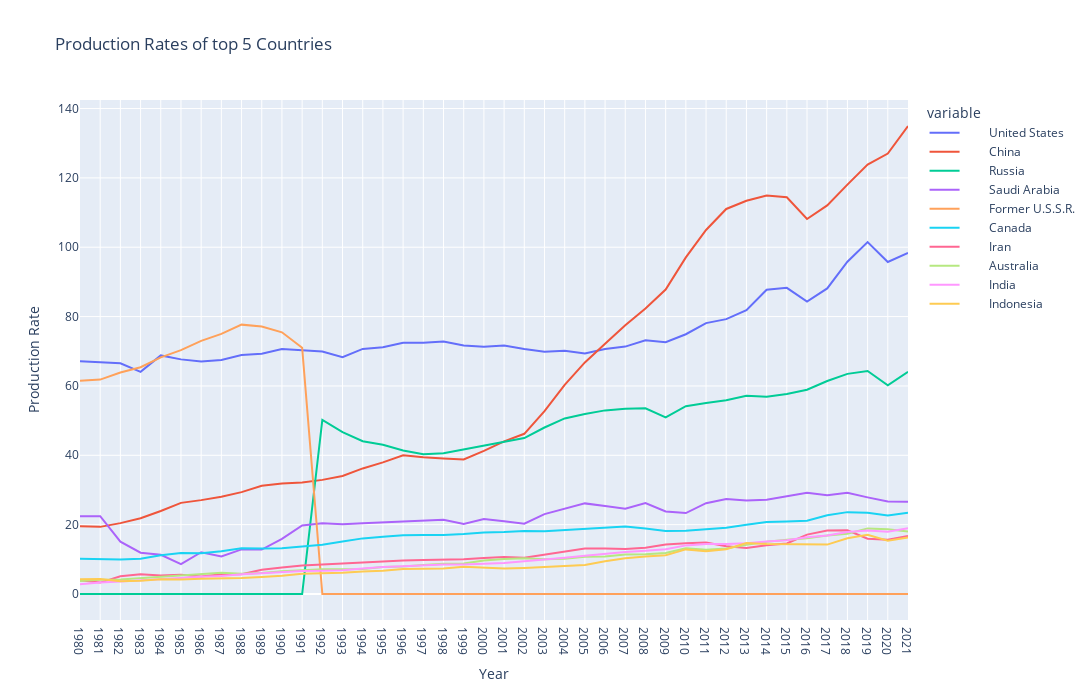

Here is the notebook cell this chart was saved with:
### Code cell
top_production1 = production[['Country', 'Total_production']].sort_values(by=['Total_production'], ascending=False).head(10)
top_production2 = production[production.Country.isin(top_production1['Country'].unique())].sort_values(by=['Total_production'], ascending=False).head(10)
top_production2 = top_production2.T
top_production2.drop(['Country', 'Total_production', 'Continent'], axis=0, inplace=True)
top_production2.index.name = 'Year'
top_production2.columns = top_production1['Country'].values
# top_production2.head()
top_production3 = top_production2.replace('--', 0)
top_production4 = top_production3.astype(float).round(2)
# top_production4.head(5)

fig = px.line(top_production4, x = top_production4.index, y= top_production4.columns[0:],labels={
                     "Year": "Year",
                     "value": "Production Rate"}, title='Production Rates of top 5 Countries',width=1500, height=700)
fig.show()

### Figure 1 — Plotly figure (JSON) as saved in the notebook; plotly's stock layout.template omitted (floating-point values rounded to 4 significant figures)
{"data": [{"hovertemplate": "variable=        United States<br>Year=%{x}<br>Production Rate=%{y}<extra></extra>", "legendgroup": "        United States", "line": {"color": "#636efa", "dash": "solid"}, "marker": {"symbol": "circle"}, "mode": "lines", "name": "        United States", "orientation": "v", "showlegend": true, "type": "scatter", "x": ["1980", "1981", "1982", "1983", "1984", "1985", "1986", "1987", "1988", "1989", "1990", "1991", "1992", "1993", "1994", "1995", "1996", "1997", "1998", "1999", "2000", "2001", "2002", "2003", "2004", "2005", "2006", "2007", "2008", "2009", "2010", "2011", "2012", "2013", "2014", "2015", "2016", "2017", "2018", "2019", "2020", "2021"], "xaxis": "x", "y": [67.15, 66.91, 66.53, 64.07, 68.8, 67.66, 67.03, 67.51, 68.89, 69.28, 70.67, 70.32, 69.91, 68.27, 70.68, 71.13, 72.44, 72.42, 72.83, 71.69, 71.27, 71.68, 70.65, 69.88, 70.17, 69.38, 70.68, 71.34, 73.15, 72.59, 74.91, 78.11, 79.26, 81.87, 87.76, 88.3, 84.34, 88.13, 95.81, 101.5, 95.75, 98.34], "yaxis": "y"}, {"hovertemplate": "variable=        China<br>Year=%{x}<br>Production Rate=%{y}<extra></extra>", "legendgroup": "        China", "line": {"color": "#EF553B", "dash": "solid"}, "marker": {"symbol": "circle"}, "mode": "lines", "name": "        China", "orientation": "v", "showlegend": true, "type": "scatter", "x": ["1980", "1981", "1982", "1983", "1984", "1985", "1986", "1987", "1988", "1989", "1990", "1991", "1992", "1993", "1994", "1995", "1996", "1997", "1998", "1999", "2000", "2001", "2002", "2003", "2004", "2005", "2006", "2007", "2008", "2009", "2010", "2011", "2012", "2013", "2014", "2015", "2016", "2017", "2018", "2019", "2020", "2021"], "xaxis": "x", "y": [19.54, 19.36, 20.44, 21.86, 23.92, 26.28, 27.07, 28.04, 29.38, 31.2, 31.88, 32.13, 32.91, 34.05, 36.21, 37.96, 40.03, 39.42, 39.06, 38.82, 41.26, 44.01, 46.2, 52.76, 60.33, 66.78, 72.19, 77.52, 82.35, 87.8, 97.06, 105.0, 111.0, 113.4, 114.9, 114.4, 108.2, 112.1, 118.0, 123.8, 127, 135.0], "yaxis": "y"}, {"hovertemplate": "variable=        Russia<br>Year=%{x}<br>Production Rate=%{y}<extra></extra>", "legendgroup": "        Russia", "line": {"color": "#00cc96", "dash": "solid"}, "marker": {"symbol": "circle"}, "mode": "lines", "name": "        Russia", "orientation": "v", "showlegend": true, "type": "scatter", "x": ["1980", "1981", "1982", "1983", "1984", "1985", "1986", "1987", "1988", "1989", "1990", "1991", "1992", "1993", "1994", "1995", "1996", "1997", "1998", "1999", "2000", "2001", "2002", "2003", "2004", "2005", "2006", "2007", "2008", "2009", "2010", "2011", "2012", "2013", "2014", "2015", "2016", "2017", "2018", "2019", "2020", "2021"], "xaxis": "x", "y": [0, 0, 0, 0, 0, 0, 0, 0, 0, 0, 0, 0, 50.18, 46.67, 44.04, 43.05, 41.4, 40.33, 40.57, 41.67, 42.6, 43.74, 44.97, 48.01, 50.63, 51.88, 52.95, 53.4, 53.54, 50.95, 54.16, 55.11, 55.85, 57.14, 56.87, 57.68, 58.91, 61.43, 63.48, 64.3, 60.18, 64.1], "yaxis": "y"}, {"hovertemplate": "variable=        Saudi Arabia<br>Year=%{x}<br>Production Rate=%{y}<extra></extra>", "legendgroup": "        Saudi Arabia", "line": {"color": "#ab63fa", "dash": "solid"}, "marker": {"symbol": "circle"}, "mode": "lines", "name": "        Saudi Arabia", "orientation": "v", "showlegend": true, "type": "scatter", "x": ["1980", "1981", "1982", "1983", "1984", "1985", "1986", "1987", "1988", "1989", "1990", "1991", "1992", "1993", "1994", "1995", "1996", "1997", "1998", "1999", "2000", "2001", "2002", "2003", "2004", "2005", "2006", "2007", "2008", "2009", "2010", "2011", "2012", "2013", "2014", "2015", "2016", "2017", "2018", "2019", "2020", "2021"], "xaxis": "x", "y": [22.43, 22.44, 15.1, 11.92, 11.29, 8.64, 12.04, 10.84, 12.86, 12.81, 15.92, 19.75, 20.39, 20.11, 20.39, 20.66, 20.81, 21.24, 21.42, 20.18, 21.59, 20.95, 20.27, 23.05, 24.63, 26.13, 25.35, 24.59, 26.25, 23.78, 23.33, 26.2, 27.42, 26.97, 27.17, 28.15, 29.16, 28.49, 29.18, 27.86, 26.65, 26.59], "yaxis": "y"}, {"hovertemplate": "variable=        Former U.S.S.R.<br>Year=%{x}<br>Production Rate=%{y}<extra></extra>", "legendgroup": "        Former U.S.S.R.", "line": {"color": "#FFA15A", "dash": "solid"}, "marker": {"symbol": "circle"}, "mode": "lines", "name": "        Former U.S.S.R.", "orientation": "v", "showlegend": true, "type": "scatter", "x": ["1980", "1981", "1982", "1983", "1984", "1985", "1986", "1987", "1988", "1989", "1990", "1991", "1992", "1993", "1994", "1995", "1996", "1997", "1998", "1999", "2000", "2001", "2002", "2003", "2004", "2005", "2006", "2007", "2008", "2009", "2010", "2011", "2012", "2013", "2014", "2015", "2016", "2017", "2018", "2019", "2020", "2021"], "xaxis": "x", "y": [61.51, 61.83, 63.86, 65.4, 68.25, 70.31, 72.99, 75.03, 77.68, 77.12, 75.47, 71.04, 0, 0, 0, 0, 0, 0, 0, 0, 0, 0, 0, 0, 0, 0, 0, 0, 0, 0, 0, 0, 0, 0, 0, 0, 0, 0, 0, 0, 0, 0], "yaxis": "y"}, {"hovertemplate": "variable=        Canada<br>Year=%{x}<br>Production Rate=%{y}<extra></extra>", "legendgroup": "        Canada", "line": {"color": "#19d3f3", "dash": "solid"}, "marker": {"symbol": "circle"}, "mode": "lines", "name": "        Canada", "orientation": "v", "showlegend": true, "type": "scatter", "x": ["1980", "1981", "1982", "1983", "1984", "1985", "1986", "1987", "1988", "1989", "1990", "1991", "1992", "1993", "1994", "1995", "1996", "1997", "1998", "1999", "2000", "2001", "2002", "2003", "2004", "2005", "2006", "2007", "2008", "2009", "2010", "2011", "2012", "2013", "2014", "2015", "2016", "2017", "2018", "2019", "2020", "2021"], "xaxis": "x", "y": [10.16, 9.96, 9.96, 10.2, 11.16, 11.82, 11.72, 12.36, 13.18, 13.09, 13.16, 13.71, 14.21, 15.12, 16.04, 16.51, 16.91, 17.05, 17.02, 17.28, 17.74, 17.85, 18.18, 18.09, 18.49, 18.8, 19.14, 19.49, 18.89, 18.18, 18.23, 18.66, 19.08, 19.94, 20.76, 20.91, 21.11, 22.7, 23.61, 23.46, 22.64, 23.41], "yaxis": "y"}, {"hovertemplate": "variable=        Iran<br>Year=%{x}<br>Production Rate=%{y}<extra></extra>", "legendgroup": "        Iran", "line": {"color": "#FF6692", "dash": "solid"}, "marker": {"symbol": "circle"}, "mode": "lines", "name": "        Iran", "orientation": "v", "showlegend": true, "type": "scatter", "x": ["1980", "1981", "1982", "1983", "1984", "1985", "1986", "1987", "1988", "1989", "1990", "1991", "1992", "1993", "1994", "1995", "1996", "1997", "1998", "1999", "2000", "2001", "2002", "2003", "2004", "2005", "2006", "2007", "2008", "2009", "2010", "2011", "2012", "2013", "2014", "2015", "2016", "2017", "2018", "2019", "2020", "2021"], "xaxis": "x", "y": [3.94, 3.29, 5.13, 5.68, 5.3, 5.58, 5.06, 5.66, 5.7, 7.01, 7.65, 8.25, 8.53, 8.84, 9.16, 9.35, 9.64, 9.84, 9.9, 10, 10.4, 10.67, 10.45, 11.36, 12.06, 13.11, 13.12, 12.99, 13.36, 14.26, 14.65, 14.87, 13.75, 13.3, 14.06, 14.57, 17.12, 18.33, 18.37, 15.93, 15.62, 16.7], "yaxis": "y"}, {"hovertemplate": "variable=        Australia<br>Year=%{x}<br>Production Rate=%{y}<extra></extra>", "legendgroup": "        Australia", "line": {"color": "#B6E880", "dash": "solid"}, "marker": {"symbol": "circle"}, "mode": "lines", "name": "        Australia", "orientation": "v", "showlegend": true, "type": "scatter", "x": ["1980", "1981", "1982", "1983", "1984", "1985", "1986", "1987", "1988", "1989", "1990", "1991", "1992", "1993", "1994", "1995", "1996", "1997", "1998", "1999", "2000", "2001", "2002", "2003", "2004", "2005", "2006", "2007", "2008", "2009", "2010", "2011", "2012", "2013", "2014", "2015", "2016", "2017", "2018", "2019", "2020", "2021"], "xaxis": "x", "y": [3.72, 4.14, 4.15, 4.54, 4.93, 5.41, 5.61, 6.16, 5.85, 6.03, 6.59, 6.91, 7.13, 7.14, 7.23, 7.76, 7.92, 8.33, 8.71, 8.82, 9.64, 10.09, 10.32, 10.05, 10.13, 10.76, 10.84, 11.37, 11.46, 11.83, 13.22, 12.78, 13.13, 14.18, 15.08, 15.65, 16.1, 16.87, 17.36, 18.92, 18.68, 18.01], "yaxis": "y"}, {"hovertemplate": "variable=        India<br>Year=%{x}<br>Production Rate=%{y}<extra></extra>", "legendgroup": "        India", "line": {"color": "#FF97FF", "dash": "solid"}, "marker": {"symbol": "circle"}, "mode": "lines", "name": "        India", "orientation": "v", "showlegend": true, "type": "scatter", "x": ["1980", "1981", "1982", "1983", "1984", "1985", "1986", "1987", "1988", "1989", "1990", "1991", "1992", "1993", "1994", "1995", "1996", "1997", "1998", "1999", "2000", "2001", "2002", "2003", "2004", "2005", "2006", "2007", "2008", "2009", "2010", "2011", "2012", "2013", "2014", "2015", "2016", "2017", "2018", "2019", "2020", "2021"], "xaxis": "x", "y": [2.83, 3.35, 3.62, 3.98, 4.31, 4.62, 5.01, 5.17, 5.71, 5.98, 6.36, 6.64, 6.73, 6.85, 7.32, 7.79, 7.99, 8.34, 8.48, 8.5, 8.6, 8.91, 9.43, 9.89, 10.43, 11.05, 11.69, 12.14, 12.48, 12.88, 14.02, 14.44, 14.42, 14.64, 15.11, 15.47, 16.39, 16.84, 17.85, 18.32, 17.97, 18.99], "yaxis": "y"}, {"hovertemplate": "variable=        Indonesia<br>Year=%{x}<br>Production Rate=%{y}<extra></extra>", "legendgroup": "        Indonesia", "line": {"color": "#FECB52", "dash": "solid"}, "marker": {"symbol": "circle"}, "mode": "lines", "name": "        Indonesia", "orientation": "v", "showlegend": true, "type": "scatter", "x": ["1980", "1981", "1982", "1983", "1984", "1985", "1986", "1987", "1988", "1989", "1990", "1991", "1992", "1993", "1994", "1995", "1996", "1997", "1998", "1999", "2000", "2001", "2002", "2003", "2004", "2005", "2006", "2007", "2008", "2009", "2010", "2011", "2012", "2013", "2014", "2015", "2016", "2017", "2018", "2019", "2020", "2021"], "xaxis": "x", "y": [4.22, 4.33, 3.71, 3.85, 4.28, 4.19, 4.4, 4.41, 4.58, 4.93, 5.27, 5.85, 5.93, 6.14, 6.46, 6.69, 7.19, 7.22, 7.37, 7.83, 7.5, 7.33, 7.5, 7.75, 8.02, 8.39, 9.42, 10.31, 10.84, 11.18, 12.86, 12.35, 12.93, 14.72, 14.4, 14.38, 14.32, 14.25, 16.07, 17.05, 15.37, 16.27], "yaxis": "y"}], "layout": {"height": 700, "legend": {"title": {"text": "variable"}, "tracegroupgap": 0}, "title": {"text": "Production Rates of top 5 Countries"}, "width": 1500, "xaxis": {"anchor": "y", "domain": [0, 1], "title": {"text": "Year"}}, "yaxis": {"anchor": "x", "domain": [0, 1], "title": {"text": "Production Rate"}}}}
